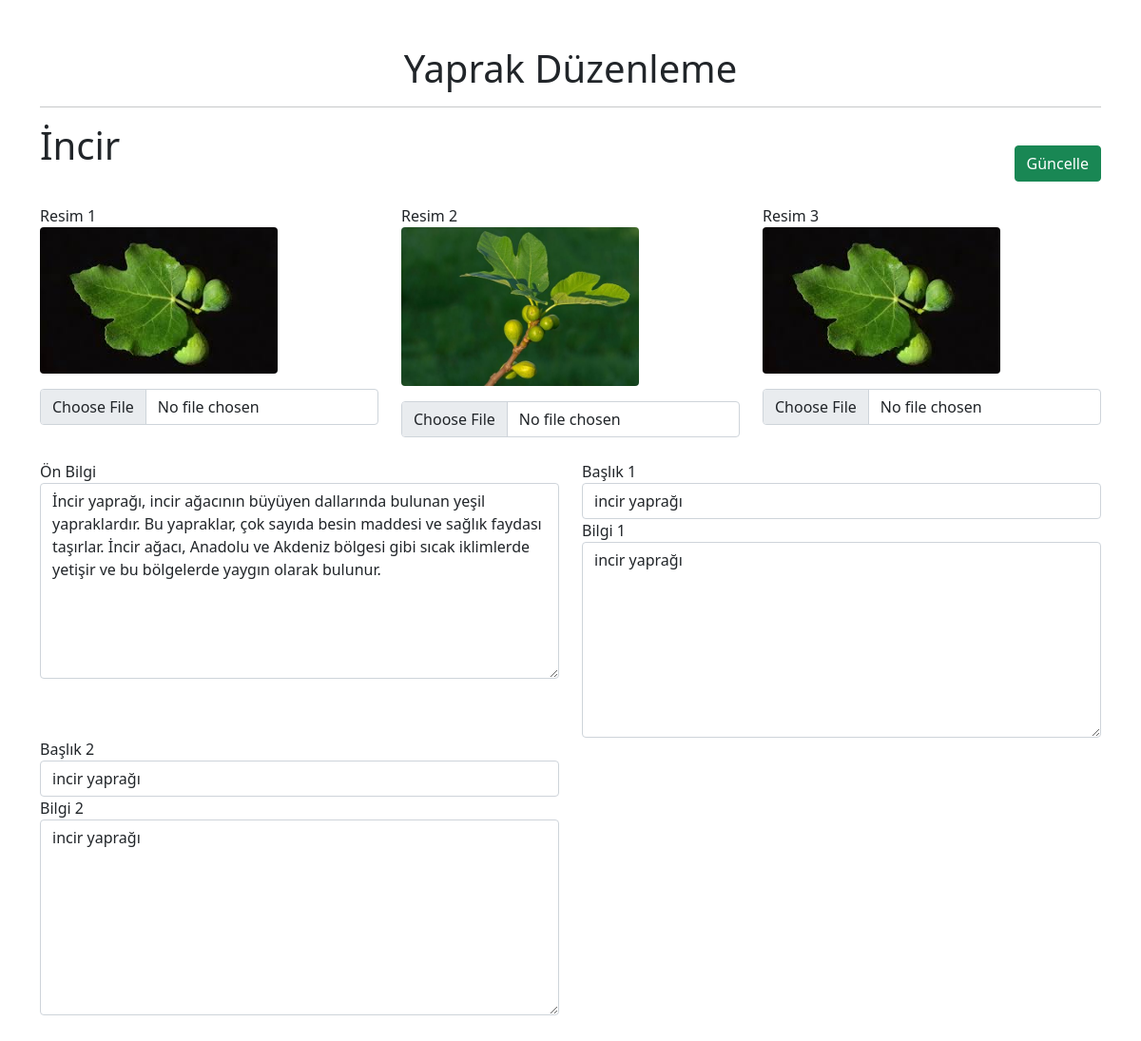
Page /detay-admin.php?ID=9 on the committed database.
### tables this page shows
CREATE TABLE `yapraklar` (
  `yaprakID` int(11) NOT NULL,
  `yaprakAD` char(255) NOT NULL,
  `yaprakÖnBilgi` longtext NOT NULL,
  `baslik1` char(255) NOT NULL,
  `yaprakBİLGİ1` longtext NOT NULL,
  `baslik2` char(255) NOT NULL,
  `yaprakBİLGİ2` longtext NOT NULL,
  `yaprakURL1` char(255) NOT NULL,
  `yaprakURL2` char(255) NOT NULL,
  `yaprakURL3` char(255) NOT NULL
);

### database.php (called while the page is built, shortened)
<?php
class Database
{
  private $MYSQL_HOST='localhost';
  private $MYSQL_USER='root';
  private $MYSQL_PASS='';
  private $MYSQL_DB='yaprak';
  private $CHARSET='UTF8';
  private $COLLATION='utf8_general_ci';
  public $pdo=null;
  private $stmt=null;
  public function ConnectDB(){
    $SQL="mysql:host=".$this->MYSQL_HOST.";dbname=".$this->MYSQL_DB;
    try{
      $this->pdo=new \PDO($SQL,$this->MYSQL_USER,$this->MYSQL_PASS);
      $this->pdo->exec("SET NAMES '".$this->CHARSET."' COLLATE '".$this->COLLATION."'");
      $this->pdo->exec("SET CHARACTER SET '".$this->CHARSET."'");
      $this->pdo->setAttribute(\PDO::ATTR_ERRMODE, \PDO::ERRMODE_EXCEPTION);
      $this->pdo->setAttribute(\PDO::ATTR_DEFAULT_FETCH_MODE, \PDO::FETCH_OBJ);
    }catch(PDOException $e){
      die("PDO ile veritabanına ulaşılamadı".$e->getMessage());
    }
  }
  private function myQuery($query,$params=null){
    if(is_null($params)){
      $this->stmt=$this->pdo->query($query);
    }else{
      $this->stmt=$this->pdo->prepare($query);
      $this->stmt->execute($params);
    }
    return $this->stmt;
  }
  public function getRow($query,$params=null){
    try{
       return $this->myQuery($query,$params)->fetch();
    }catch(PDOException $e){
     die($e->getMessage());
    }
 }
}
?>

### detay-admin.php (the view, shortened to what this page needs)
<!DOCTYPE html>
<html>
<head>
    <link href="css/bootstrap.min.css" rel="stylesheet">
</head>
<body>
    <div class="container my-5">
        <h1 class="text-center">Yaprak Düzenleme</h1>
        <hr>
        <form action="guncel.php" method="post" enctype="multipart/form-data">
            <?php
            require_once "database.php";
            $veri = new Database();
            $yaprakID = $_GET['ID'];
            $yaprak = $veri->getRow("SELECT * FROM yapraklar WHERE yaprakID = $yaprakID");
            ?>
            <div class="row">
                <div class="col-md-8">
                    <div class="form-group">
                        <label for="yaprakId"><h1><?php echo $yaprak->yaprakAD ?></h1></label>
                    </div>
                </div>
                <div class="col-md-4 text-right">
                    <button type="submit" class="btn btn-success mt-4 float-end">Güncelle</button>
                </div>
            </div>
            <div class="row my-4">
                <div class="col-md-4">
                    <div class="form-group">
                        <label for="resim1">Resim 1</label>
                        <div class="image-container">
                            <img src="<?php echo $yaprak->yaprakURL1 ?>" class="img-fluid rounded">
                        </div>
                        <input type="file"  id="resim1" name="resim1" class="form-control mt-3">
                    </div>
                </div>
                <div class="col-md-4">
                    <div class="form-group">
                        <label for="resim2">Resim 2</label>
                        <div class="image-container">
                            <img src="<?php echo $yaprak->yaprakURL2 ?>" class="img-fluid rounded">
                        </div>
                        <input type="file"  id="resim2" name="resim2" class="form-control mt-3">
                    </div>
                </div>
                <div class="col-md-4">
                    <div class="form-group">
                        <label for="resim3">Resim 3</label>
                        <div class="image-container">
                            <img src="<?php echo $yaprak->yaprakURL3 ?>" class="img-fluid rounded">
                        </div>
                        <input type="file"  id="resim3" name="resim3" class="form-control mt-3">
                    </div>
                </div>
            </div>
            <div class="row">
                <div class="col-md-6">
                    <div class="form-group">
                        <label for="yaprakOnBilgi">Ön Bilgi</label>
                        <textarea type="text" rows="8" style="width: 100%;" name="yaprakOnBilgi" class="form-control"><?php echo $yaprak->yaprakÖnBilgi ?></textarea>
                    </div>
                </div>
                <div class="col-md-6">
                    <div class="form-group">
                        <label for="baslik1">Başlık 1</label>
                        <input type="text" value="<?php echo $yaprak->baslik1 ?>" name="baslik1" class="form-control">
                        <label for="yaprakBilgi1">Bilgi 1</label>
                        <textarea type="text" rows="8" style="width: 100%;" name="yaprakBilgi1" class="form-control"><?php echo $yaprak->yaprakBİLGİ1 ?></textarea>
                    </div>
                </div>
            </div>
            <div class="row">
                <div class="col-md-6">
                    <div class="form-group">
                        <label for="baslik2">Başlık 2</label>
                        <input type="text" value="<?php echo $yaprak->baslik2 ?>" name="baslik2" class="form-control">
                        <label for="yaprakBilgi2">Bilgi 2</label>
                        <textarea type="text" rows="8" style="width: 100%;" name="yaprakBilgi2" class="form-control"><?php echo  $yaprak->yaprakBİLGİ2 ?></textarea>
                    </div>
                </div>
                <div class="col-md-6">
                </div>
            </div>
        </form>
    </div>
</body>
</html>

### detay-admin.php (style rules this page uses)
.image-container { max-width: 250px; height: auto; }

### rows in the picture
yapraklar: yaprakAD "İncir", yaprakURL1 (picture), yaprakURL2 (picture), yaprakURL3 (picture), yaprakOnBilgi "İncir yaprağı, incir ağacının büyüyen dallarında bulunan yeşil yapraklardır. Bu yapraklar, çok sayıda besin maddesi ve sağlık faydası taşırlar. İncir ağacı, Anadolu ve Akdeniz bölgesi gibi sıcak iklimlerde yetişir ve bu bölgelerde yaygın olarak bulunur.", baslik1 "incir yaprağı", yaprakBilgi1 "incir yaprağı", baslik2 "incir yaprağı", yaprakBilgi2 "incir yaprağı"
